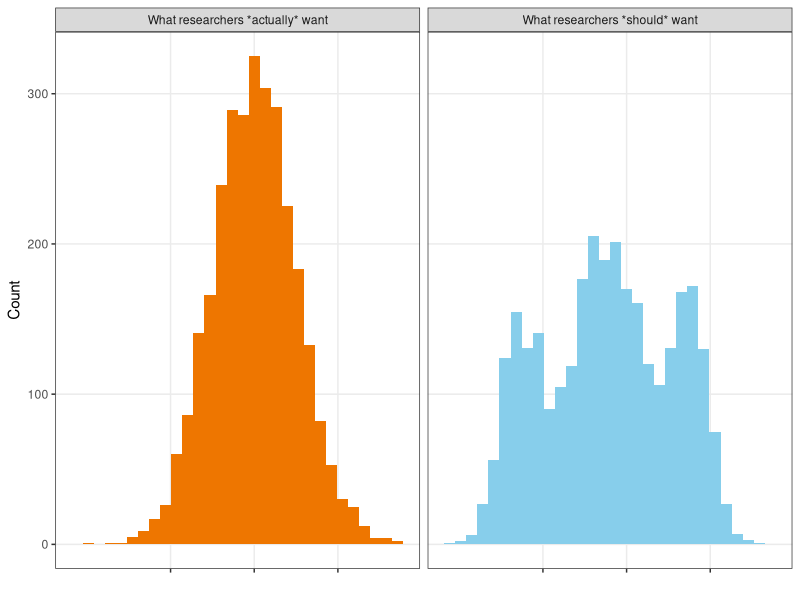
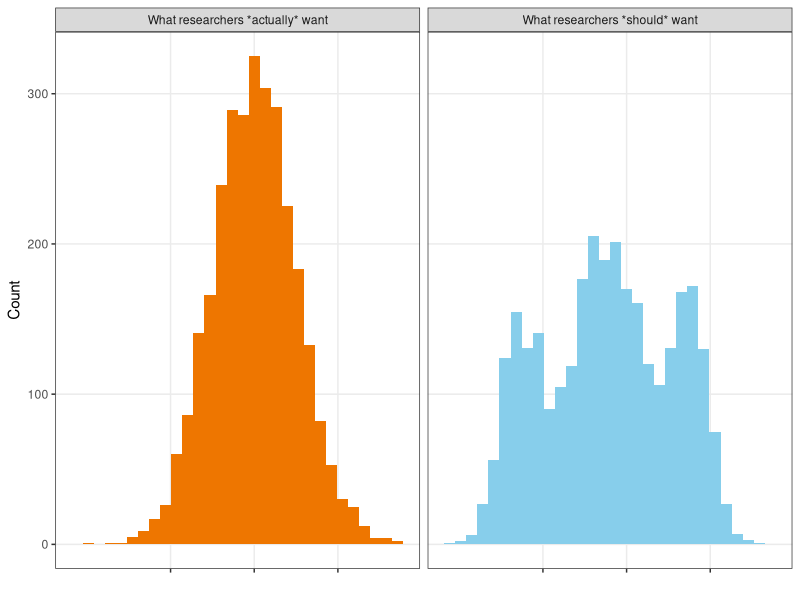

Reproduce these figures in R, in order.
# make_lumpy_data.R
# compare a normal distribution with interesting data
# August 2024
library(ggplot2)
library(dplyr)

# smooth
n = 3000
data1 = data.frame(x = rnorm(n, mean=0, sd=1))
# lumpy
data2 = data.frame(y = sample(c(-2.5,-1,0,1.5), size=n, replace=TRUE)) %>%
  mutate(x = rnorm(n(), mean=y, sd=0.5))
# concatenate
to_plot = bind_rows(data1, data2, .id = 'group') %>%
  mutate(want = ifelse(group==1, 'What researchers *actually* want','What researchers *should* want'))

# 
gplot = ggplot(to_plot, aes(x = x, fill=factor(want))) +
  geom_histogram()+
  scale_fill_manual(values = c('darkorange2','skyblue'))+
  facet_wrap(~want, ncol = 2)+
  ylab('Count')+
  xlab('')+
  theme_bw()+
  scale_x_continuous(breaks=c(-2,0,2), labels=NULL)+
  theme(legend.position = 'none',
        panel.grid.minor = element_blank())
gplot

ggsave('figures/lumpy.jpg', gplot, width=6.7, height=4, units='in', dpi=450)
